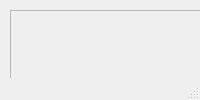
<?xml version="1.0" encoding="UTF-8"?>
<ui version="4.0">
 <class>MainWindow</class>
 <widget class="QMainWindow" name="MainWindow">
  <property name="baseSize">
   <size>
    <width>1024</width>
    <height>768</height>
   </size>
  </property>
  <property name="windowTitle">
   <string>VTK App</string>
  </property>
  <widget class="QWidget" name="centralwidget">
   <widget class="QFrame" name="frame">
    <property name="geometry">
     <rect>
      <x>10</x>
      <y>10</y>
      <width>471</width>
      <height>521</height>
     </rect>
    </property>
    <property name="baseSize">
     <size>
      <width>512</width>
      <height>512</height>
     </size>
    </property>
    <property name="frameShape">
     <enum>QFrame::StyledPanel</enum>
    </property>
    <property name="frameShadow">
     <enum>QFrame::Sunken</enum>
    </property>
   </widget>
   <widget class="QSlider" name="horizontalSlider">
    <property name="geometry">
     <rect>
      <x>10</x>
      <y>540</y>
      <width>471</width>
      <height>20</height>
     </rect>
    </property>
    <property name="orientation">
     <enum>Qt::Horizontal</enum>
    </property>
   </widget>
   <widget class="QLabel" name="label">
    <property name="geometry">
     <rect>
      <x>60</x>
      <y>560</y>
      <width>121</width>
      <height>16</height>
     </rect>
    </property>
    <property name="text">
     <string>Change Time Point</string>
    </property>
   </widget>
   <widget class="QSlider" name="verticalSlider">
    <property name="geometry">
     <rect>
      <x>490</x>
      <y>10</y>
      <width>20</width>
      <height>521</height>
     </rect>
    </property>
    <property name="orientation">
     <enum>Qt::Vertical</enum>
    </property>
   </widget>
   <widget class="QLabel" name="label_2">
    <property name="geometry">
     <rect>
      <x>510</x>
      <y>30</y>
      <width>31</width>
      <height>16</height>
     </rect>
    </property>
    <property name="text">
     <string>Level</string>
    </property>
   </widget>
   <widget class="QPushButton" name="loadCircSeries">
    <property name="geometry">
     <rect>
      <x>10</x>
      <y>590</y>
      <width>171</width>
      <height>28</height>
     </rect>
    </property>
    <property name="text">
     <string>Load Circ Time Series</string>
    </property>
   </widget>
  </widget>
  <widget class="QMenuBar" name="menubar">
   <property name="geometry">
    <rect>
     <x>0</x>
     <y>0</y>
     <width>1000</width>
     <height>26</height>
    </rect>
   </property>
  </widget>
  <widget class="QStatusBar" name="statusbar"/>
 </widget>
 <resources/>
 <connections/>
</ui>
